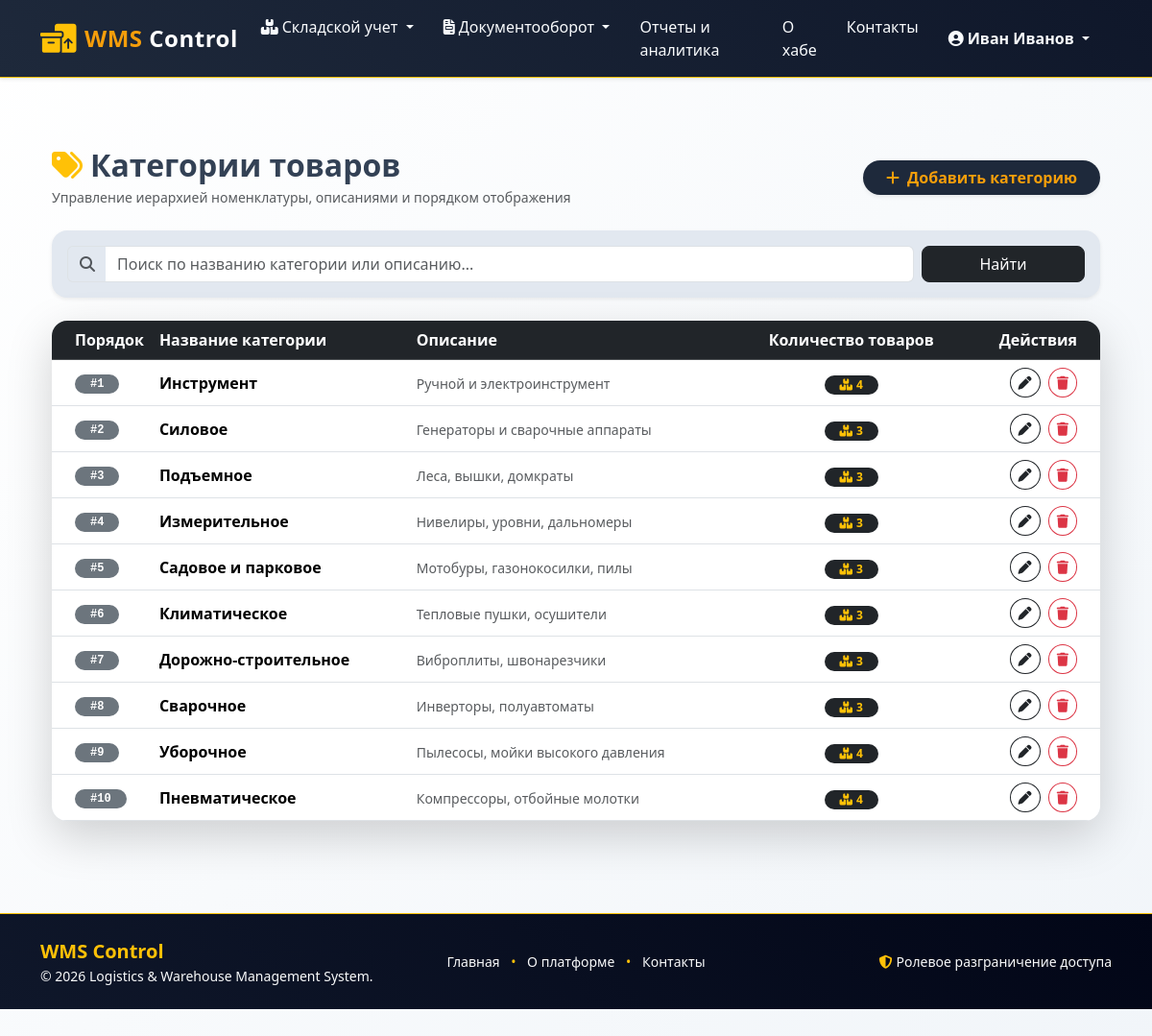
Page /inventory/manage/categories/ (signed in) on the committed database.
### inventory/models.py (models this page shows, shortened)
class Category(models.Model):
    name = models.CharField(_('Category name'), max_length=100)
    description = models.TextField(_('Description'), blank=True)
    display_order = models.IntegerField(_('Display order'), default=0)
    class Meta:
        verbose_name = _('Category')
        verbose_name_plural = _('Categories')
        ordering = ['display_order', 'name']

### inventory/views.py (the view)
# urls.py: path('manage/categories/', views.CategoryManageListView.as_view(), name='manage_category_list'),
class CategoryManageListView(ManagerRequiredMixin, ListView):
    model = Category
    template_name = 'inventory/manage/category_list.html'
    context_object_name = 'categories'
    def get_queryset(self):
        queryset = Category.objects.annotate(products_count=Count('products'))
        query = self.request.GET.get('q')
        if query:
            queryset = queryset.filter(
                Q(name__icontains=query) | Q(description__icontains=query)
            )
        return queryset
    def get_context_data(self, **kwargs):
        context = super().get_context_data(**kwargs)
        context['search_query'] = self.request.GET.get('q', '')
        return context

### inventory/mixins.py (called while the page is built)
    def dispatch(self, request, *args, **kwargs):
        if not request.user.is_authenticated:
            return self.handle_no_permission()
        if request.user.is_superuser:
            return super().dispatch(request, *args, **kwargs)
        user_role = getattr(getattr(request.user, 'profile', None), 'role', None)
        if user_role in ['manager', 'admin']:
            return super().dispatch(request, *args, **kwargs)
        raise PermissionDenied

### templates/inventory/manage/category_list.html (shortened to what this page needs)
{% extends 'base.html' %}
{% load i18n %}
{% block content %}
<div class="container py-4 py-lg-5">
    <div class="d-flex flex-wrap justify-content-between align-items-center gap-3 mb-4">
        <div>
            <h2 class="fw-bold mb-1">
                <i class="fa-solid fa-tags text-warning me-2"></i>{% translate "Product Categories" %}
            </h2>
            <p class="text-muted small mb-0">{% translate "Manage nomenclature hierarchy, descriptions, and display sorting" %}</p>
        </div>
        <a href="{% url 'inventory:category_create' %}" class="btn btn-dark fw-bold rounded-pill px-4 shadow-sm" style="background-color: var(--navbar-background-color-light, #212529); color: var(--navbar-text-color-dark, #ffffff); border: none;">
            <i class="fa-solid fa-plus me-2"></i>{% translate "Add Category" %}
        </a>
    </div>
    <div class="card border-0 shadow-sm rounded-4 mb-4 p-3" style="background-color: var(--card-background-color-dark, #ffffff);">
        <form method="get" action="" class="row g-2 align-items-center">
            <div class="col-md-10">
                <div class="input-group">
                    <span class="input-group-text bg-transparent border-end-0 text-muted">
                        <i class="fa-solid fa-magnifying-glass"></i>
                    </span>
                    <input type="text" name="q" value="{{ search_query }}" class="form-control border-start-0" placeholder="{% translate 'Search by category name or description...' %}">
                </div>
            </div>
            <div class="col-md-2 d-flex gap-2">
                <button type="submit" class="btn btn-dark w-100 rounded-3">{% translate "Search" %}</button>
            </div>
        </form>
    </div>
    <div class="card border-0 shadow-lg rounded-4 overflow-hidden" style="background-color: var(--card-background-color-dark, #ffffff);">
        <div class="table-responsive">
            <table class="table table-hover align-middle mb-0">
                <thead class="table-dark">
                    <tr>
                        <th scope="col" class="ps-4" style="width: 100px;">{% translate "Order" %}</th>
                        <th scope="col">{% translate "Category Name" %}</th>
                        <th scope="col">{% translate "Description" %}</th>
                        <th scope="col" class="text-center">{% translate "Products Count" %}</th>
                        <th scope="col" class="text-end pe-4">{% translate "Actions" %}</th>
                    </tr>
                </thead>
                <tbody>
                    {% for category in categories %}
                        <tr>
                            <td class="ps-4 font-monospace fw-bold text-muted">
                                <span class="badge bg-secondary rounded-pill px-3">#{{ category.display_order }}</span>
                            </td>
                            <td>
                                <span class="fw-bold fs-6">{{ category.name }}</span>
                            </td>
                            <td>
                                {% if category.description %}
                                    <span class="text-muted small">{{ category.description|truncatewords:15 }}</span>
                                {% else %}
                                    <span class="text-muted small italic">—</span>
                                {% endif %}
                            </td>
                            <td class="text-center">
                                <span class="badge bg-dark text-warning rounded-pill px-3">
                                    <i class="fa-solid fa-boxes-stacked me-1"></i>{{ category.products_count|default:category.products.count }}
                                </span>
                            </td>
							<td class="text-end pe-4">
								<a href="{% url 'inventory:category_update' category.pk %}" class="btn btn-sm btn-outline-dark rounded-circle me-1" title="{% translate 'Edit' %}">
									<i class="fa-solid fa-pen"></i>
								</a>
								<button type="button" class="btn btn-sm btn-outline-danger rounded-circle" data-bs-toggle="modal" data-bs-target="#deleteCategoryModal{{ category.pk }}" title="{% translate 'Delete' %}">
									<i class="fa-solid fa-trash"></i>
								</button>
							</td>
                        </tr>
                    {% endfor %}
                </tbody>
            </table>
        </div>
    </div>
</div>
{% endblock %}

### templates/base.html (shortened to what this page needs)
<!DOCTYPE html>
{% load static %}
{% load i18n %}
<html lang="{{ LANGUAGE_CODE|default:'ru' }}">
<head>
    <link href="https://cdn.jsdelivr.net/npm/bootstrap@5.3.3/dist/css/bootstrap.min.css" rel="stylesheet">
    <link rel="stylesheet" href="https://cdnjs.cloudflare.com/ajax/libs/font-awesome/6.7.2/css/all.min.css">
    <link rel="stylesheet" href="https://cdn.datatables.net/1.13.8/css/dataTables.bootstrap5.min.css">
    <link rel="stylesheet" href="{% static 'css/site.css' %}">
</head>
<body class="d-flex flex-column min-vh-100 bg-light">
    <header>
        <nav class="navbar navbar-expand-lg navbar-dark bg-dark border-bottom border-warning shadow-sm mb-4">
            <div class="container">
                <a class="navbar-brand fw-bold text-warning d-flex align-items-center" href="{% url 'index' %}">
                    <i class="fa-solid fa-boxes-packing fa-lg me-2 text-warning"></i>
                    <span>WMS <span class="text-white">Control</span></span>
                </a>
                <div class="collapse navbar-collapse" id="mainMenu">
                    <ul class="navbar-nav me-auto mb-2 mb-lg-0">
                        {% if user.is_authenticated %}
                            <li class="nav-item dropdown">
                                <a class="nav-link dropdown-toggle text-light" href="#" id="inventoryDropdown" role="button" data-bs-toggle="dropdown" aria-expanded="false">
                                    <i class="fa-solid fa-boxes-stacked me-1"></i>{% trans "Inventory" %}
                                </a>
                            </li>
                            <li class="nav-item dropdown">
                                <a class="nav-link dropdown-toggle text-light" href="#" id="ordersDropdown" role="button" data-bs-toggle="dropdown" aria-expanded="false">
                                    <i class="fa-solid fa-file-invoice me-1"></i>{% trans "Documents" %}
                                </a>
                            </li>
							{% if user.profile.role == 'manager' or user.is_superuser %}
								<li class="nav-item">
									<a class="nav-link text-light" href="{% url 'orders:reports_dashboard' %}">
									   {% trans "Reports" %}
									</a>
								</li>
							{% endif %}
                        {% endif %}
                        <li class="nav-item">
                            <a class="nav-link text-light" href="{% url 'about' %}">{% trans "About Hub" %}</a>
                        </li>
                        <li class="nav-item">
                            <a class="nav-link text-light" href="{% url 'contact' %}">{% trans "Contacts" %}</a>
                        </li>
                    </ul>
                    <div class="d-flex align-items-center gap-3">
                        <ul class="navbar-nav">
                            {% if user.is_authenticated %}
                                <li class="nav-item dropdown">
                                    <a class="nav-link dropdown-toggle text-warning fw-semibold" href="#" id="userDropdown"
                                       role="button" data-bs-toggle="dropdown" aria-expanded="false">
                                        <i class="fa-solid fa-circle-user me-1"></i>{{ user.get_full_name|default:user.username }}
                                    </a>
                                </li>
                            {% else %}
                                <div class="d-flex gap-2">
                                    <a href="{% url 'accounts:login' %}" class="btn btn-outline-warning btn-sm fw-semibold">{% trans "Log in" %}</a>
                                </div>
                            {% endif %}
                        </ul>
                    </div>
                </div>
            </div>
        </nav>
    </header>
    <main role="main" class="flex-grow-1 pb-5">
        <div class="container">
            {% block content %}{% endblock content %}
        </div>
    </main>
	<footer class="bg-dark text-light py-4 border-top border-warning mt-auto">
		<div class="container">
			<div class="row align-items-center gy-3">
				<div class="col-12 col-md-4 text-center text-md-start">
					<div class="fw-bold text-warning fs-5">WMS Control</div>
					<p class="small text-light mb-0">&copy; 2026 Logistics & Warehouse Management System.</p>
				</div>
				<div class="col-12 col-md-4 text-center">
					<ul class="list-inline mb-0 small">
						<li class="list-inline-item"><a href="{% url 'index' %}" class="text-light text-decoration-none">{% trans "Home" %}</a></li>
						<li class="list-inline-item text-warning">•</li>
						<li class="list-inline-item"><a href="{% url 'about' %}" class="text-light text-decoration-none">{% trans "About" %}</a></li>
						<li class="list-inline-item text-warning">•</li>
						<li class="list-inline-item"><a href="{% url 'contact' %}" class="text-light text-decoration-none">{% trans "Contacts" %}</a></li>
					</ul>
				</div>
				<div class="col-12 col-md-4 text-center text-md-end small text-light">
					<i class="fa-solid fa-shield-halved text-warning me-1"></i>{% trans "Role-based Access Control" %}
				</div>
			</div>
		</div>
	</footer>
</body>
</html>

### static/css/site.css (style rules this page uses)
:root { --navbar-background-color-light: #1E293B; --navbar-background-color-dark: #0F172A; --navbar-text-color-light: #F8FAFC; --navbar-text-color-dark: #F59E0B; --header-background-color-light: #F8FAFC; --header-background-color-dark: #E2E8F0; --header-text-color-light: #1E293B; --header-text-color-dark: #0F172A; --main-background-color-light: #FFFFFF; --main-background-color-dark: #F1F5F9; --main-text-color: #334155; --main-header-color: #0F172A; --card-background-color-light: #FFFFFF; --card-background-color-dark: #E2E8F0; --card-text-color-light: #1E293B; --card-text-color-dark: #0F172A; --table-background-color-light: #FFFFFF; --table-background-color-dark: #F8FAFC; --table-text-color: #1E293B; --footer-background-color-light: #0F172A; --footer-background-color-dark: #020617; --footer-text-color-light: #94A3B8; --footer-text-color-dark: #E2E8F0; --star-size: 30px; --star-color: #F59E0B; --star-background: #64748B; }
html { font-size: 14px; }
@media (min-width: 768px) { html { font-size: 16px; } }
html { position: relative; min-height: 100%; }
.navbar { background-image: linear-gradient(45deg, var(--navbar-background-color-light), var(--navbar-background-color-dark)); padding: 8px 16px; }
.navbar-brand { color: var(--navbar-text-color-dark) !important; font-weight: bold; font-size: 24px; letter-spacing: 0.5px; }
.navbar-nav .nav-link { color: var(--navbar-text-color-light) !important; font-size: 16px; margin-right: 15px; transition: color 0.3s ease; }
body { margin-bottom: 60px; color: var(--main-text-color); background-image: linear-gradient(135deg, var(--main-background-color-light), var(--main-background-color-dark)); background-attachment: fixed; }
footer { position: relative; bottom: 0; width: 100%; background-image: linear-gradient(45deg, var(--footer-background-color-light), var(--footer-background-color-dark)); color: var(--footer-text-color-light); padding-top: 1.5rem; padding-bottom: 1.5rem; }

### rows in the picture
Category: display_order "1", name "Инструмент", description "Ручной и электроинструмент", products_count "4"
Category: display_order "2", name "Силовое", description "Генераторы и сварочные аппараты", products_count "3"
Category: display_order "3", name "Подъемное", description "Леса, вышки, домкраты", products_count "3"
Category: display_order "4", name "Измерительное", description "Нивелиры, уровни, дальномеры", products_count "3"
Category: display_order "5", name "Садовое и парковое", description "Мотобуры, газонокосилки, пилы", products_count "3"
Category: display_order "6", name "Климатическое", description "Тепловые пушки, осушители", products_count "3"
Category: display_order "7", name "Дорожно-строительное", description "Виброплиты, швонарезчики", products_count "3"
Category: display_order "8", name "Сварочное", description "Инверторы, полуавтоматы", products_count "3"
Category: display_order "9", name "Уборочное", description "Пылесосы, мойки высокого давления", products_count "4"
Category: display_order "10", name "Пневматическое", description "Компрессоры, отбойные молотки", products_count "4"

### other values in the picture
{{ user.get_full_name|default:user.username }} "Иван Иванов"
